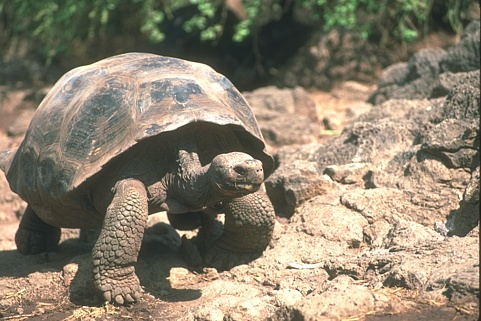
#> input picture data/BSDS500/images/test/103006.jpg, 481 x 321 px
$ python -i evaluate_stratified.py   (imports and definitions only)   (older library calls are emulated)
#> lines starting #> are read from the running program, lines starting #| are printed output that depends on the picture
#> further down, picture is the input picture: shape (321, 481, 3); mean B, G, R 110.6, 129.6, 140.2
"""
evaluate_stratified.py — Density-stratified ODS evaluation
Author: Kukuh Yudhistiro, 2026

Computes ODS separately for LOW / MID / HIGH local-density regions.
This is the KEY quantitative evidence that A-GWi's adaptive mechanism
improves edge detection where it matters (high-density regions), even
when global ODS gains are small.

REUSES existing edge map PNGs in output/<dataset>/<method>/. Does NOT
regenerate edge maps. Only the matching is split by density stratum.

Method:
  1. For each image, compute rho_L (Sobel gradient density, same as A-GWi).
  2. Assign each pixel to a stratum by global tertile thresholds of rho_L
     (LOW < t33 <= MID < t66 <= HIGH).
  3. During Berkeley matching, count TP/FP/FN separately per stratum,
     based on the stratum of each GT pixel (for recall) and each pred
     pixel (for precision).
  4. Aggregate per-stratum accumulators across the dataset -> ODS per stratum.

Usage:
  python evaluate_stratified.py \
      --data-root ./data --output-root ./output \
      --results-dir ./eval_results \
      --datasets BSDS500 UDED \
      --methods AGWi GWi GWC \
      --n-thresholds 99
"""

from __future__ import annotations

import argparse
from dataclasses import dataclass, asdict
from pathlib import Path
from typing import List

import numpy as np
import pandas as pd
import cv2
from PIL import Image
from scipy.io import loadmat
from scipy.spatial import KDTree
from skimage.morphology import thin as sk_thin


STRATA = ["LOW", "MID", "HIGH"]


# ============================================================================
# Loaders (same as evaluate.py)
# ============================================================================
# [5 lines left out: function load_gt_bsds_mat, not called in this run]


def load_gt_png(png_path):
    arr = np.array(Image.open(str(png_path)).convert("L"))
    return [(arr > 127).astype(bool)]


def load_pred_png(png_path):
    arr = np.array(Image.open(str(png_path)).convert("L"))
    return arr.astype(np.float32) / 255.0


# ============================================================================
# Density map (must match methods.py estimate_density exactly)
# ============================================================================
def estimate_density(image_norm, sobel_ksize=5, blur_ksize=5):
#> called with sobel_ksize = 5, blur_ksize = 5
    gx = cv2.Sobel(image_norm, cv2.CV_64F, 1, 0, ksize=sobel_ksize)
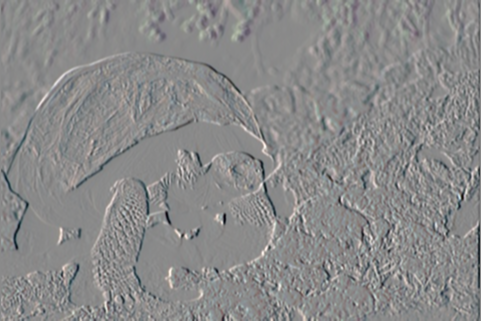
#> gx: shape (321, 481, 3) float64; mean B, G, R -13.9, -15.9, -19.7; drawn with min black and max white
    gy = cv2.Sobel(image_norm, cv2.CV_64F, 0, 1, ksize=sobel_ksize)
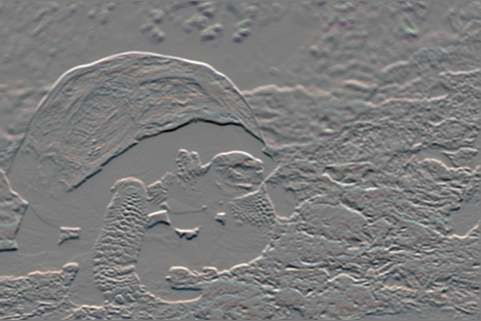
#> gy: shape (321, 481, 3) float64; mean B, G, R 20.7, 19.7, 36.6; drawn with min black and max white
    energy = np.sqrt(gx ** 2 + gy ** 2)
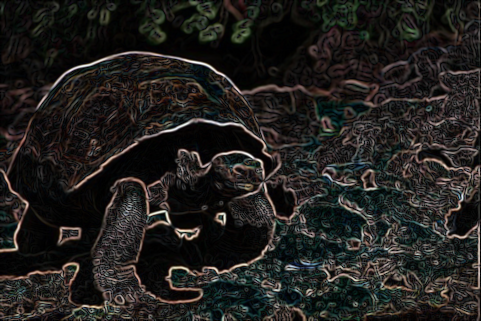
#> energy: shape (321, 481, 3) float64; mean B, G, R 1159.6, 1244.4, 1307.1; drawn with min black and max white
    rho = cv2.normalize(energy, None, 0, 1, cv2.NORM_MINMAX)
    rho = cv2.GaussianBlur(rho, (blur_ksize, blur_ksize), 0)
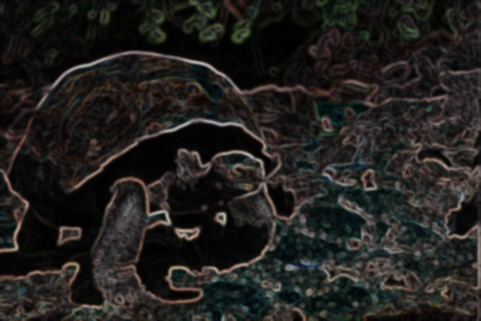
#> rho: shape (321, 481, 3) float64; mean B, G, R 0.12, 0.129, 0.136
    return rho.astype(np.float64)


# [98 lines left out: functions preprocess_for_density, stratum_of, evaluate_image_stratified, not called in this run]


# ============================================================================
# Aggregation per stratum
# ============================================================================
@dataclass
class StratifiedScore:
    dataset: str
    method: str
    stratum: str
    n_images: int
    ods_f: float
    ois_f: float


# [23 lines left out: function aggregate_stratum, not called in this run]


# ============================================================================
# Driver
# ============================================================================
DATASET_LAYOUTS = {
    "BSDS500": {"img_dir": "BSDS500/images/test",
                "gt_subdir": "groundTruth/test", "gt_format": "mat",
                "img_ext": ".jpg"},
    "UDED": {"img_dir": "UDED/imgs",
             "gt_subdir": "gt", "gt_format": "png", "img_ext": ".jpg"},
}


# [132 lines left out: functions compute_global_tertiles, main, not called in this run]


# [2 lines not run here, left out]

>>> import cv2
>>> picture = cv2.imread('../data/BSDS500/images/test/103006.jpg')
>>> result = estimate_density(picture)

$ run again, on data/BSDS500/images/train/216041.jpg
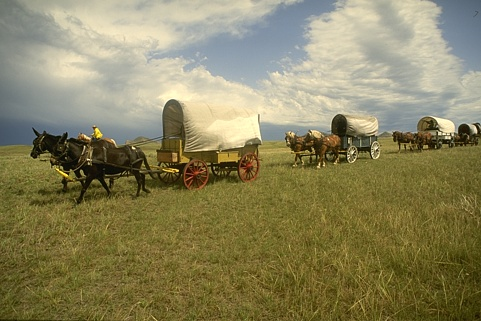
#> input picture data/BSDS500/images/train/216041.jpg, 481 x 321 px
#> picture is the input picture: shape (321, 481, 3); mean B, G, R 93.7, 131.4, 137.9
#> in estimate_density, `gy = cv2.Sobel(image_norm, cv2.CV_64F, 0, 1, ksize=sobel_ksize)`:
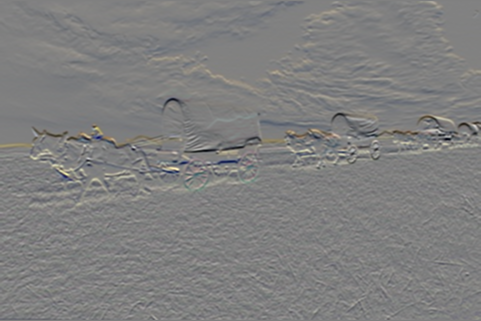
#> gy: shape (321, 481, 3) float64; mean B, G, R -50, -34.8, -30.2; drawn with min black and max white
#> in estimate_density, `energy = np.sqrt(gx ** 2 + gy ** 2)`:
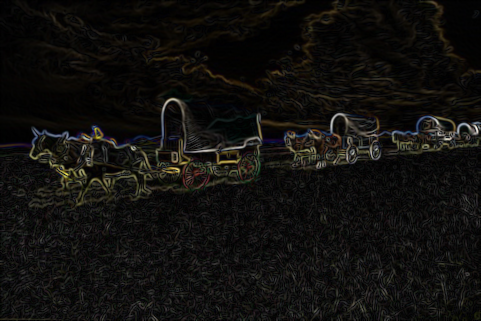
#> energy: shape (321, 481, 3) float64; mean B, G, R 582.9, 668.5, 713.4; drawn with min black and max white
